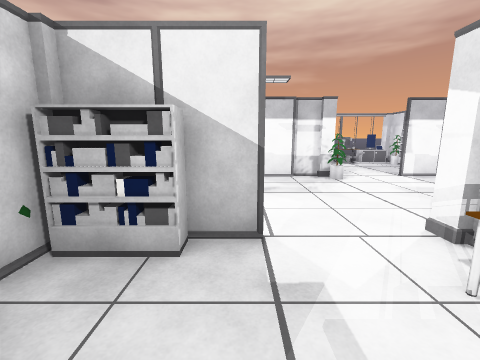
View 1 (above)

22 first-person views from a walk through a Unity game level. The camera is 1.5 m above the floor, tilts 10° down and sees 90° across. The floor is counted in squares, 1 m on a side. Each view is taken from the middle of a square. On the plan, view 1 faces up. The plan holds only what a view shows up to about 13 squares ahead; the rest is blank. The place goes on beyond the plan. The player is left out. Some surface patterns are stand-ins.

View 2
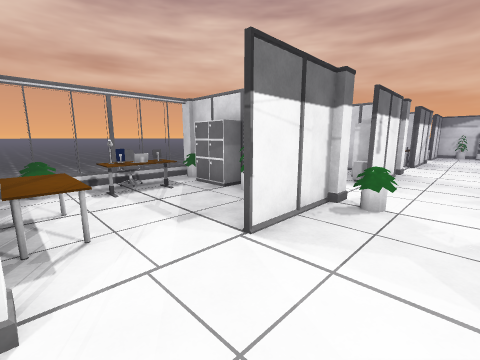

View 3
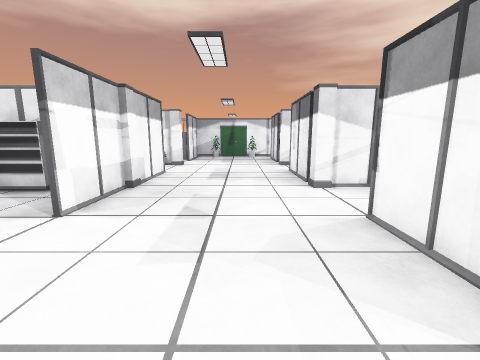

View 4
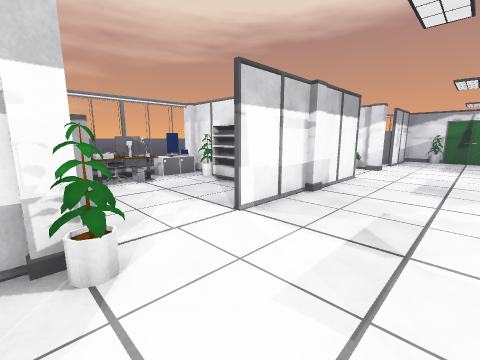

View 5
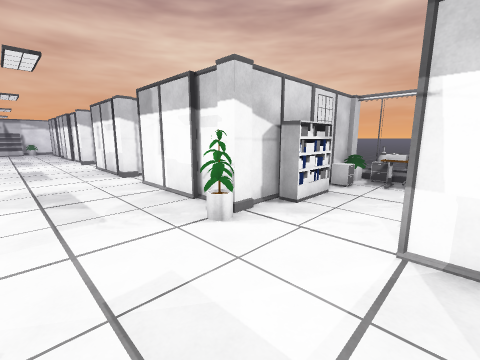

View 6
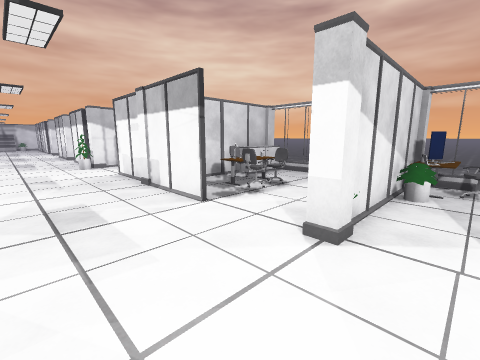

View 7
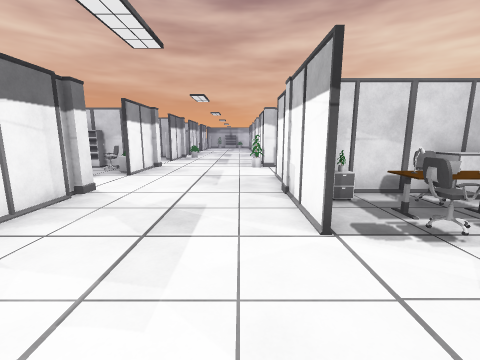

View 8
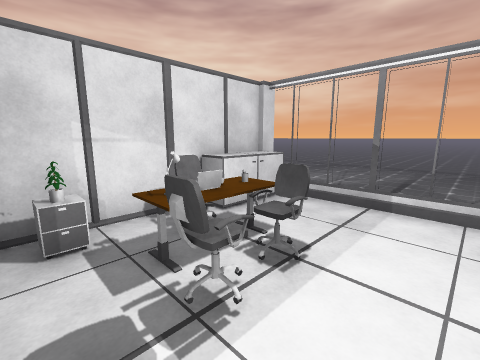

View 9
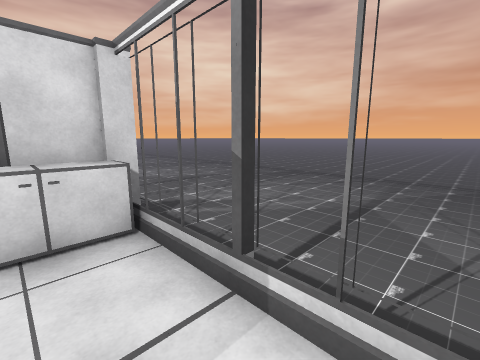

View 10
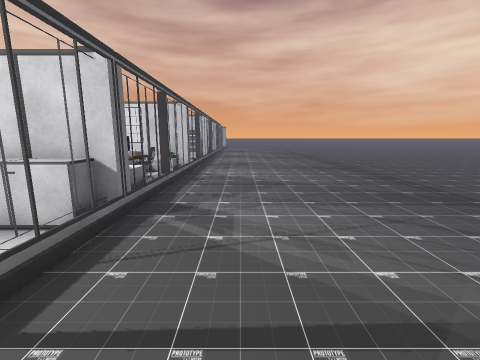

View 11
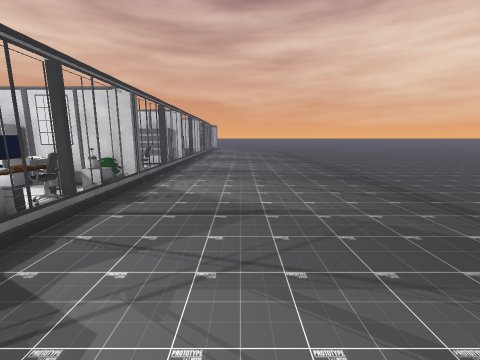

View 12
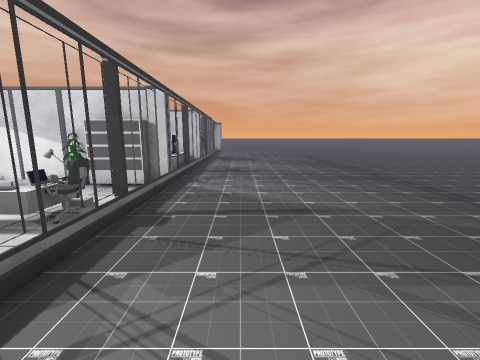

View 13
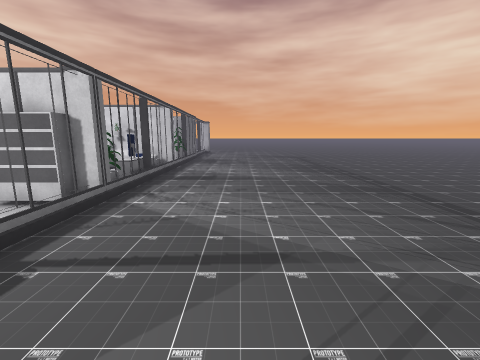

View 14
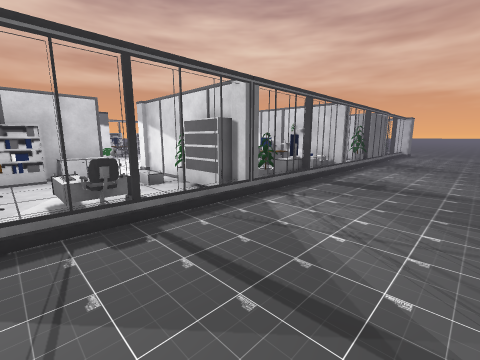

View 15
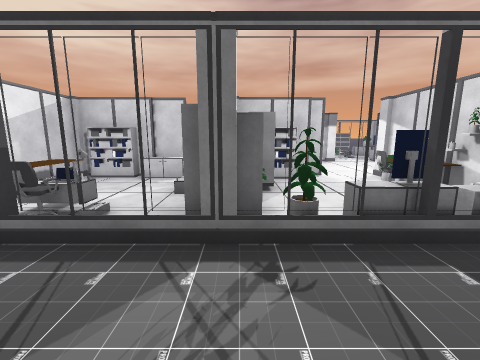

View 16
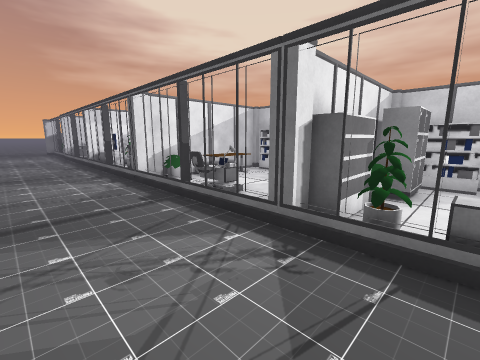

View 17
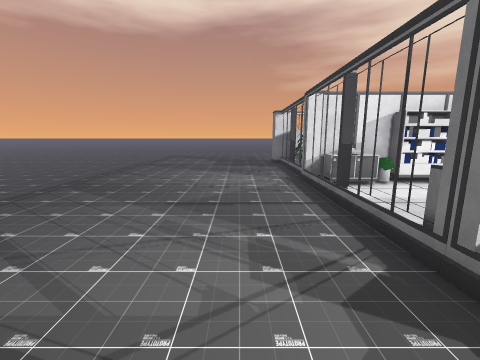

View 18
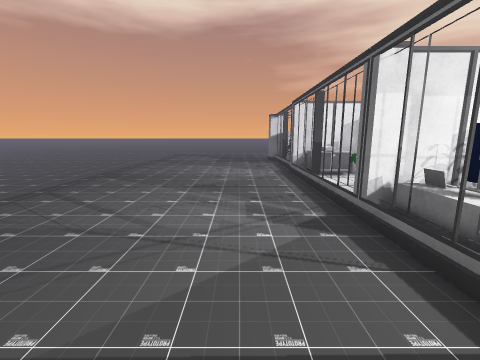

View 19
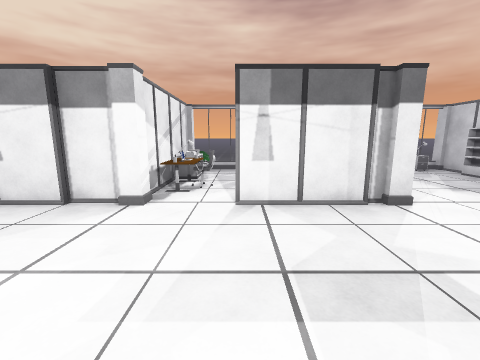

View 20
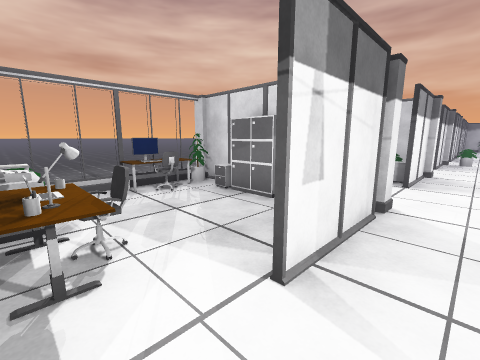

View 21
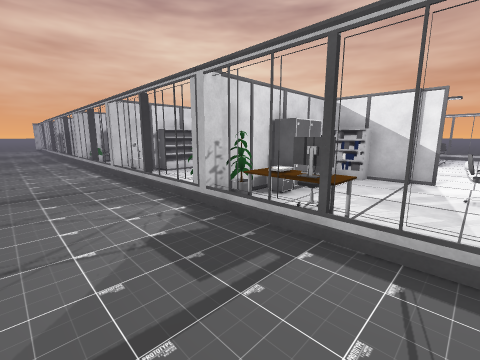

View 22
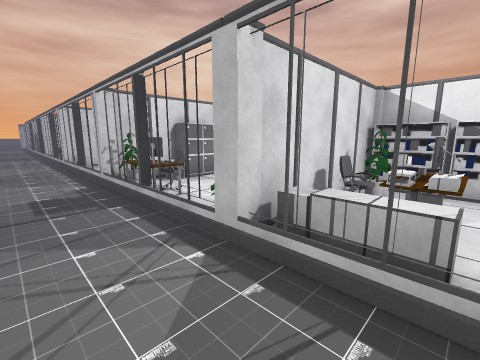

### Floor plan
Key: @ floor where view 1 was taken; # wall or solid block; x gap in a wall; . floor; = window, fence, low wall or low ledge; O other object.
Columns run from 8 left of view 1 to 18 right of it. Each row starts with its distance up from view 1.
 25 ...........................
 24 ...........................
 23 ...........................
 22 ...........................
 21 ...........................
 20 ...........................
 19 ...........................
 18 ...........................
 17 ...........................
 16 Ox#####.####..##.##..#.....
 15 O=O=OOO OO#O OOOOOO     OOO
 14      OO OO.OOOOO OO   .OOO
 13 O    OO  OOO     OOOO  OO
 12 OO  OO    OOO    OOOO  O
 11 O   OO    OOO    OOOOO O
 10    OOO OOOOO    OOO   .O
  9 ..OOOO.OOOOOO..OO.OOO..#..O
  8 ...........................
  7 ...........................
  6 ...........................
  5 .....O.....................
  4 OOOO.OO...........OOOO...OO
  3  OO  OOOO  OOOO  OOO    OOO
  2       O   OOOO   OO   OO
  1       O   OOO     O   OOOOO
  0       O @  OO     O     OOO
 -1       OOOO OO     O O  OOOO
 -2 O    OO O#OOO=   OO=O  OOOO
 -3 O    #####.##....##OO..####
 -4       ....................
 -5      .................... .
 -6      ..................
 -7        ... .     ......
 -8        ... .      .....
 -9         .. .       ....
-10          ...        ...

Where each view was taken, in squares from view 1:
view 1: 0 up, 0 right, facing up
view 2: 6 up, 3 right, facing down-left
view 3: 6 up, 2 right, facing right
view 4: 6 up, 3 right, facing up-right
view 5: 6 up, 7 right, facing up-left
view 6: 6 up, 17 right, facing up-left
view 7: 8 up, 16 right, facing left
view 8: 10 up, 14 right, facing up-left
view 9: 14 up, 14 right, facing up-left
view 10: 18 up, 14 right, facing left
view 11: 19 up, 11 right, facing left
view 12: 18 up, 5 right, facing left
view 13: 19 up, 3 right, facing left
view 14: 20 up, 2 right, facing down-left
view 15: 19 up, 3 left, facing down
view 16: 19 up, 5 left, facing down-right
view 17: 18 up, 7 right, facing right
view 18: 18 up, 5 right, facing right
view 19: 9 up, 13 right, facing down
view 20: 5 up, 15 right, facing down-left
view 21: 6 down, 14 right, facing up-left
view 22: 5 down, 18 right, facing up-left
